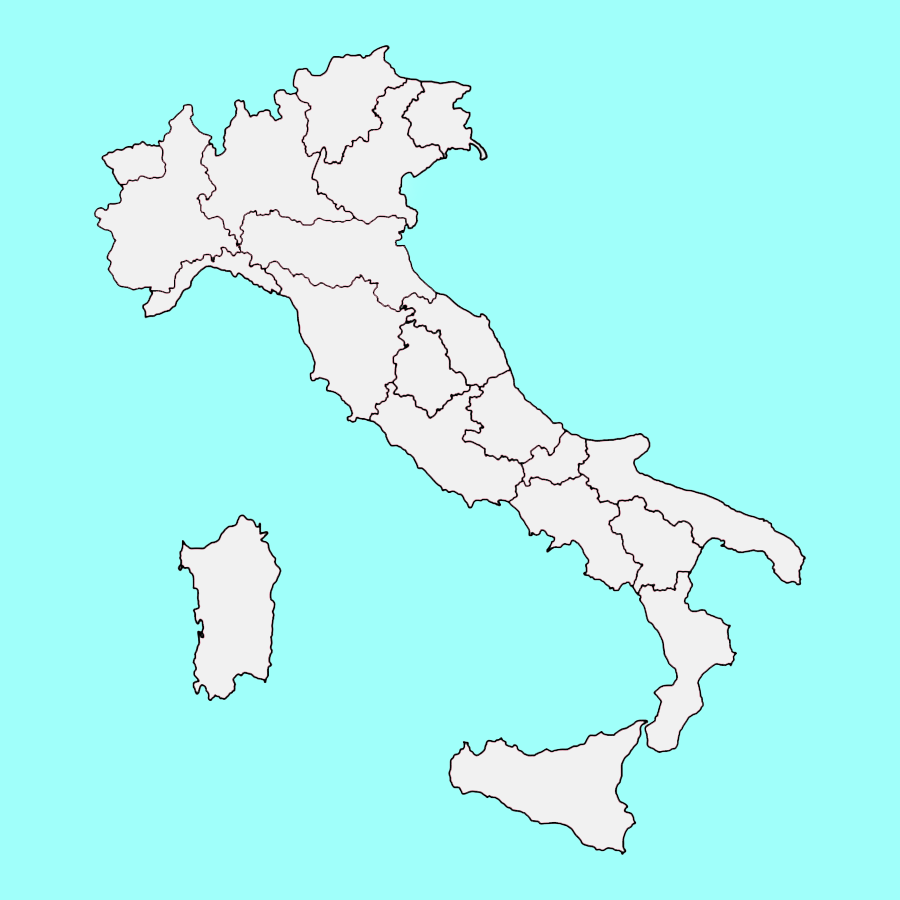

Tiled map render using the project's own tile images. Description and the map definition, with tile-layer contents summarised, below:
An orthogonal 25x25 tile map with 36x36 px tiles, 1 tile layer (background) and 21 objects (19x regione, re).

<map version="1.4" tiledversion="1.4.3" orientation="orthogonal" renderorder="right-down" width="25" height="25" tilewidth="36" tileheight="36" infinite="0" nextlayerid="13" nextobjectid="42">
 <editorsettings>
  <export target="mappa_regioni.json" format="json" />
 </editorsettings>
 <tileset firstgid="1" name="background" tilewidth="900" tileheight="900" tilecount="1" columns="0">
  <grid orientation="orthogonal" width="1" height="1" />
  <tile id="3">
   <image width="900" height="900" source="../../image/game/italy.png" />
  </tile>
 </tileset>
 <layer id="1" name="background" width="25" height="25">
  <data>[625 cells, 1 non-empty, 1 distinct tile ids]</data>
 </layer>
 <objectgroup color="#ff0000" draworder="index" id="3" name="regione" tintcolor="#ff0000">
  <!-- 21 objects omitted --></objectgroup>
</map>
<!-- 21 of 21 objects omitted -->